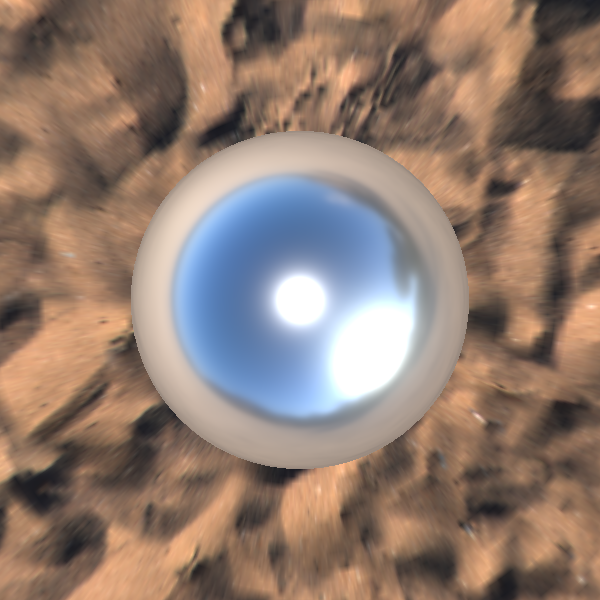

Write Python code to recreate this figure.
#!/usr/bin/env python

# Demonstrate skybox rotation using environment up and right vectors with HDR IBL.

import vtkmodules.vtkInteractionStyle  # noqa: F401
import vtkmodules.vtkRenderingOpenGL2  # noqa: F401

import os

from vtkmodules.vtkFiltersSources import vtkSphereSource
from vtkmodules.vtkIOImage import vtkHDRReader
from vtkmodules.vtkRenderingCore import (
    vtkActor,
    vtkPolyDataMapper,
    vtkRenderWindow,
    vtkRenderWindowInteractor,
    vtkRenderer,
    vtkSkybox,
    vtkTexture,
)

data_dir = os.environ.get("VPE_DATA_DIR", os.path.dirname(os.path.abspath(__file__)))

# HDR environment texture
reader = vtkHDRReader()
reader.SetFileName(os.path.join(data_dir, "spiaggia_di_mondello_1k.hdr"))
texture = vtkTexture()
texture.SetColorModeToDirectScalars()
texture.MipmapOn()
texture.InterpolateOn()
texture.SetInputConnection(reader.GetOutputPort())

# Skybox
skybox = vtkSkybox()
skybox.SetProjectionToSphere()
skybox.SetTexture(texture)

# PBR metallic sphere
sphere = vtkSphereSource()
sphere.SetThetaResolution(75)
sphere.SetPhiResolution(75)

mapper = vtkPolyDataMapper()
mapper.SetInputConnection(sphere.GetOutputPort())

actor = vtkActor()
actor.SetMapper(mapper)
actor.GetProperty().SetInterpolationToPBR()
actor.GetProperty().SetMetallic(1.0)
actor.GetProperty().SetRoughness(0.3)

# Renderer with IBL and custom environment vectors
renderer = vtkRenderer()
renderer.UseImageBasedLightingOn()
renderer.SetEnvironmentTexture(texture)
renderer.SetEnvironmentUp(0, 0, 1)
renderer.SetEnvironmentRight(1, 0, 0)
renderer.AddActor(skybox)
renderer.AddActor(actor)

render_window = vtkRenderWindow()
render_window.SetSize(600, 600)
render_window.AddRenderer(renderer)
render_window.SetWindowName("skybox rotation vectors")

interactor = vtkRenderWindowInteractor()
interactor.SetRenderWindow(render_window)

interactor.Initialize()
interactor.Start()
